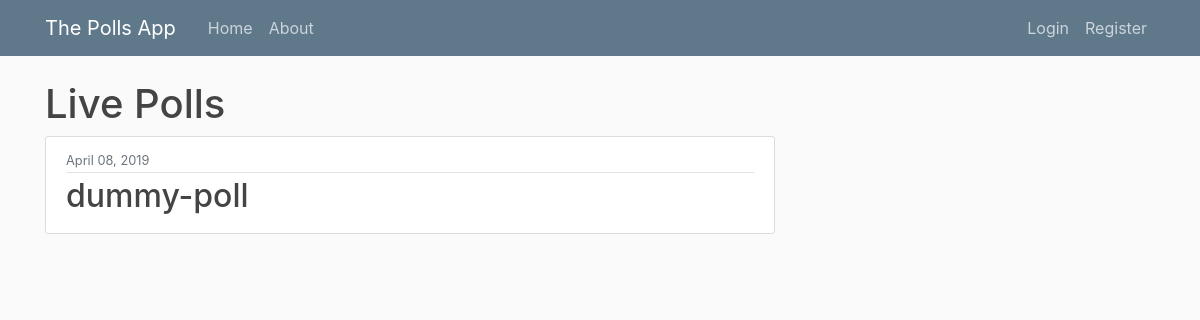
Before: / with the older database file.
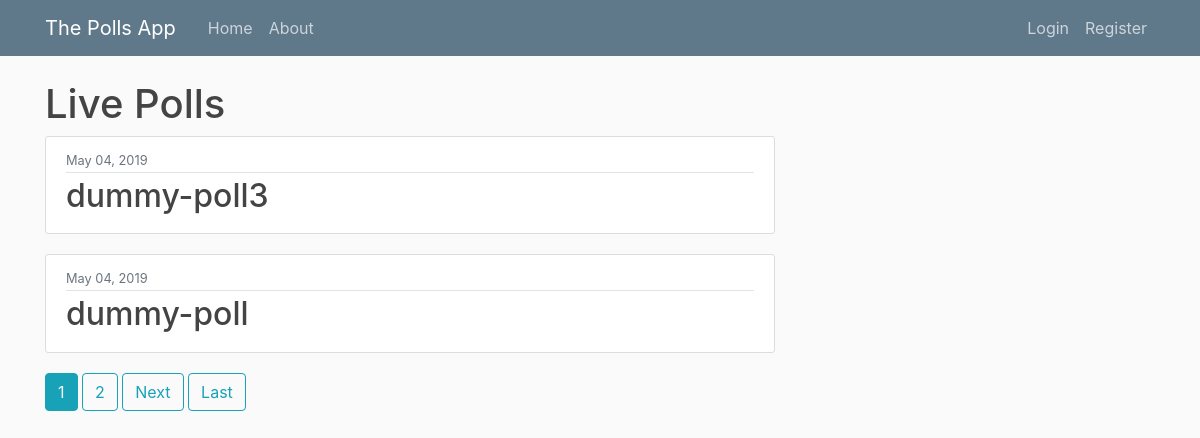
After: the same page with the newer database file.
### poll_webapp/models.py (models this page shows)
class Poll(models.Model):
	title = models.CharField(max_length=50, default='dummy-poll')
	question_text = models.TextField(default='dummy-desc')
	date_posted = models.DateTimeField(default=timezone.now)
	"""docstring for Polls"""

### poll_webapp/views.py (the view)
# urls.py: path('', PollListView.as_view(), name='poll-home'),
class PollListView(ListView):
    model = Poll
    template_name = 'poll_webapp/polls.html'
    context_object_name = 'polls_obj'
    ordering = ['-date_posted']
    paginate_by = 2

### poll_webapp/templates/poll_webapp/polls.html (shortened to what this page needs)
{% extends "poll_webapp/base.html" %}
{% block content %}
	<h1>Live Polls</h1>
	{% for poll in polls_obj %}
		<article class="media content-section">
		  <div class="media-body">
		    <div class="article-metadata">
		      <small class="text-muted">{{ poll.date_posted|date:"F d, Y" }}</small>
		    </div>
		    <h2><a class="article-title" href="{% url 'poll-detail' poll.id %}">{{ poll.title }}</a></h2>
		  </div>
		</article>
	{% endfor %}
	{% if is_paginated %}
		    		{% for num in page_obj.paginator.page_range %}
		    			{% if page_obj.number == num %}
		    				<a class="btn btn-info mb-4" href="?page={{ num }}">{{ num }}</a>
		    			{% elif num > page_obj.number|add:'-3' and num < page_obj.number|add:'3' %}
		    				<a class="btn btn-outline-info mb-4" href="?page={{ num }}">{{ num }}</a>
		    			{% endif %}
		    		{% endfor %}
		    		{% if page_obj.has_next %}
		    			<a class="btn btn-outline-info mb-4" href="?page={{ page_obj.next_page_number }}">Next</a>
		    			<a class="btn btn-outline-info mb-4" href="?page={{ page_obj.paginator.num_pages }}">Last</a>
		    		{% endif %}
	    		{% endif %}
{% endblock content %}

Changed rows visible on the page:
no longer on this page (row edited): Poll: date_posted "April 08, 2019", title "dummy-poll"
added Poll: date_posted "May 04, 2019", title "dummy-poll3"
added Poll: date_posted "May 04, 2019", title "dummy-poll"
Other visible differences:
new list line: "1"
new list line: "2"
text now shown: "Next Last"
